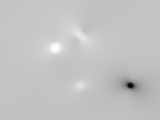
#> input picture paper/numerics/pad_u_x.tif, 160 x 120 px
$ jupyter execute --allow-errors pads-tviso2.ipynb   (shell and % lines are left out)
#> lines starting #> are read from the running program, lines starting #| are printed output that depends on the picture; after the words box and inside, x2 and y2 are one past the last pixel; in counts of white or black regions, pixels touching at a corner belong together
### tractionforce/problem.py
import numpy as np
import cvxpy
from cvxpy import Variable, Minimize, sum_squares, norm, Problem, Parameter, mul_elemwise, sum_entries, Constant
from scipy import sparse
import sys

from .elasticity import *


def gen_matrices(x_in, y_in, x_out, y_out, dx, dy, loworder = False):
    x_center = np.mean(x_in)
    y_center = np.mean(y_in)
    n_in = len(x_in)
    n_out = len(x_out)

    print("Size of the problem is " + str(n_in + n_out))

    deltax_in_in = x_in[..., np.newaxis] - x_in[np.newaxis, ...]  # should be x-x'
    deltax_out_in = x_out[..., np.newaxis] - x_in[np.newaxis, ...]  # should be x-x'
    deltay_in_in = y_in[..., np.newaxis] - y_in[np.newaxis, ...]  # y - y'
    deltay_out_in = y_out[..., np.newaxis] - y_in[np.newaxis, ...]  # y - y'

    l2_in_plus_in_plus = (np.array([deltax_in_in * dx - dx / 2.0, deltay_in_in * dy - dy / 2.0]) ** 2).sum(
        axis=0) ** 0.5
    l2_in_plus_in_minus = (np.array([deltax_in_in * dx - dx / 2.0, deltay_in_in * dy + dy / 2.0]) ** 2).sum(
        axis=0) ** 0.5
    l2_in_minus_in_plus = (np.array([deltax_in_in * dx + dx / 2.0, deltay_in_in * dy - dy / 2.0]) ** 2).sum(
        axis=0) ** 0.5
    l2_in_minus_in_minus = (np.array([deltax_in_in * dx + dx / 2.0, deltay_in_in * dy + dy / 2.0]) ** 2).sum(
        axis=0) ** 0.5

    l2_out_plus_in_plus = (np.array([deltax_out_in * dx - dx / 2.0, deltay_out_in * dy - dy / 2.0]) ** 2).sum(
        axis=0) ** 0.5
    l2_out_plus_in_minus = (np.array([deltax_out_in * dx - dx / 2.0, deltay_out_in * dy + dy / 2.0]) ** 2).sum(
        axis=0) ** 0.5
    l2_out_minus_in_plus = (np.array([deltax_out_in * dx + dx / 2.0, deltay_out_in * dy - dy / 2.0]) ** 2).sum(
        axis=0) ** 0.5
    l2_out_minus_in_minus = (np.array([deltax_out_in * dx + dx / 2.0, deltay_out_in * dy + dy / 2.0]) ** 2).sum(
        axis=0) ** 0.5

    x_adjacency = sparse.csr_matrix(
        (deltax_in_in == -1) * (deltay_in_in == 0) * -1 + (deltax_in_in == 1) * (deltay_in_in == 0) * 1)
    y_adjacency = sparse.csr_matrix(
        (deltay_in_in == -1) * (deltax_in_in == 0) * -1 + (deltay_in_in == 1) * (deltax_in_in == 0) * 1)

    A_in_in_x = fxx(deltax_in_in * dx - dx / 2., deltay_in_in * dy - dy / 2.0, l2_in_plus_in_plus) - \
                fxx(deltax_in_in * dx - dx / 2., deltay_in_in * dy + dy / 2.0, l2_in_plus_in_minus) - \
                fxx(deltax_in_in * dx + dx / 2., deltay_in_in * dy - dy / 2.0, l2_in_minus_in_plus) + \
                fxx(deltax_in_in * dx + dx / 2., deltay_in_in * dy + dy / 2.0, l2_in_minus_in_minus)

    A_out_in_x = fxx(deltax_out_in * dx - dx / 2., deltay_out_in * dy - dy / 2.0, l2_out_plus_in_plus) - \
                 fxx(deltax_out_in * dx - dx / 2., deltay_out_in * dy + dy / 2.0, l2_out_plus_in_minus) - \
                 fxx(deltax_out_in * dx + dx / 2., deltay_out_in * dy - dy / 2.0, l2_out_minus_in_plus) + \
                 fxx(deltax_out_in * dx + dx / 2., deltay_out_in * dy + dy / 2.0, l2_out_minus_in_minus)

    D_in_in_x = fxy(deltax_in_in * dx - dx / 2., deltay_in_in * dy - dy / 2.0, l2_in_plus_in_plus) - \
                fxy(deltax_in_in * dx - dx / 2., deltay_in_in * dy + dy / 2.0, l2_in_plus_in_minus) - \
                fxy(deltax_in_in * dx + dx / 2., deltay_in_in * dy - dy / 2.0, l2_in_minus_in_plus) + \
                fxy(deltax_in_in * dx + dx / 2., deltay_in_in * dy + dy / 2.0, l2_in_minus_in_minus)

    D_out_in_x = fxy(deltax_out_in * dx - dx / 2., deltay_out_in * dy - dy / 2.0, l2_out_plus_in_plus) - \
                 fxy(deltax_out_in * dx - dx / 2., deltay_out_in * dy + dy / 2.0, l2_out_plus_in_minus) - \
                 fxy(deltax_out_in * dx + dx / 2., deltay_out_in * dy - dy / 2.0, l2_out_minus_in_plus) + \
                 fxy(deltax_out_in * dx + dx / 2., deltay_out_in * dy + dy / 2.0, l2_out_minus_in_minus)

    # u_y measurements

    A_in_in_y = fxx(deltay_in_in * dy - dy / 2.0, deltax_in_in * dx - dx / 2., l2_in_plus_in_plus) - \
                fxx(deltay_in_in * dy + dy / 2.0, deltax_in_in * dx - dx / 2., l2_in_plus_in_minus) - \
                fxx(deltay_in_in * dy - dy / 2.0, deltax_in_in * dx + dx / 2., l2_in_minus_in_plus) + \
                fxx(deltay_in_in * dy + dy / 2.0, deltax_in_in * dx + dx / 2., l2_in_minus_in_minus)

    A_out_in_y = fxx(deltay_out_in * dy - dy / 2.0, deltax_out_in * dx - dx / 2., l2_out_plus_in_plus) - \
                 fxx(deltay_out_in * dy + dy / 2.0, deltax_out_in * dx - dx / 2., l2_out_plus_in_minus) - \
                 fxx(deltay_out_in * dy - dy / 2.0, deltax_out_in * dx + dx / 2., l2_out_minus_in_plus) + \
                 fxx(deltay_out_in * dy + dy / 2.0, deltax_out_in * dx + dx / 2., l2_out_minus_in_minus)

    D_in_in_y = fxy(deltay_in_in * dy - dy / 2.0, deltax_in_in * dx - dx / 2., l2_in_plus_in_plus) - \
                fxy(deltay_in_in * dy + dy / 2.0, deltax_in_in * dx - dx / 2., l2_in_plus_in_minus) - \
                fxy(deltay_in_in * dy - dy / 2.0, deltax_in_in * dx + dx / 2., l2_in_minus_in_plus) + \
                fxy(deltay_in_in * dy + dy / 2.0, deltax_in_in * dx + dx / 2., l2_in_minus_in_minus)

    D_out_in_y = fxy(deltay_out_in * dy - dy / 2.0, deltax_out_in * dx - dx / 2., l2_out_plus_in_plus) - \
                 fxy(deltay_out_in * dy + dy / 2.0, deltax_out_in * dx - dx / 2., l2_out_plus_in_minus) - \
                 fxy(deltay_out_in * dy - dy / 2.0, deltax_out_in * dx + dx / 2., l2_out_minus_in_plus) + \
                 fxy(deltay_out_in * dy + dy / 2.0, deltax_out_in * dx + dx / 2., l2_out_minus_in_minus)

    if not loworder:

        B_in_in_x = x_in[..., np.newaxis] * A_in_in_x - fxxx(deltax_in_in - dx / 2., deltay_in_in - dy / 2.0,
                                                             l2_in_plus_in_plus) + \
                    fxxx(deltax_in_in - dx / 2., deltay_in_in + dy / 2.0, l2_in_plus_in_minus) + \
                    fxxx(deltax_in_in + dx / 2., deltay_in_in - dy / 2.0, l2_in_minus_in_plus) - \
                    fxxx(deltax_in_in + dx / 2., deltay_in_in + dy / 2.0, l2_in_minus_in_minus)

        B_out_in_x = x_out[..., np.newaxis] * A_out_in_x - fxxx(deltax_out_in - dx / 2., deltay_out_in - dy / 2.0,
                                                                l2_out_plus_in_plus) + \
                     fxxx(deltax_out_in - dx / 2., deltay_out_in + dy / 2.0, l2_out_plus_in_minus) + \
                     fxxx(deltax_out_in + dx / 2., deltay_out_in - dy / 2.0, l2_out_minus_in_plus) - \
                     fxxx(deltax_out_in + dx / 2., deltay_out_in + dy / 2.0, l2_out_minus_in_minus)

        C_in_in_x = y_in[..., np.newaxis] * A_in_in_x - fxxy(deltax_in_in - dx / 2., deltay_in_in - dy / 2.0,
                                                             l2_in_plus_in_plus) + \
                    fxxy(deltax_in_in - dx / 2., deltay_in_in + dy / 2.0, l2_in_plus_in_minus) + \
                    fxxy(deltax_in_in + dx / 2., deltay_in_in - dy / 2.0, l2_in_minus_in_plus) - \
                    fxxy(deltax_in_in + dx / 2., deltay_in_in + dy / 2.0, l2_in_minus_in_minus)

        C_out_in_x = y_out[..., np.newaxis] * A_out_in_x - fxxy(deltax_out_in - dx / 2., deltay_out_in - dy / 2.0,
                                                                l2_out_plus_in_plus) + \
                     fxxy(deltax_out_in - dx / 2., deltay_out_in + dy / 2.0, l2_out_plus_in_minus) + \
                     fxxy(deltax_out_in + dx / 2., deltay_out_in - dy / 2.0, l2_out_minus_in_plus) - \
                     fxxy(deltax_out_in + dx / 2., deltay_out_in + dy / 2.0, l2_out_minus_in_minus)

        E_in_in_x = x_in[..., np.newaxis] * D_in_in_x - fxyx(deltax_in_in - dx / 2., deltay_in_in - dy / 2.0,
                                                             l2_in_plus_in_plus) + \
                    fxyx(deltax_in_in - dx / 2., deltay_in_in + dy / 2.0, l2_in_plus_in_minus) + \
                    fxyx(deltax_in_in + dx / 2., deltay_in_in - dy / 2.0, l2_in_minus_in_plus) - \
                    fxyx(deltax_in_in + dx / 2., deltay_in_in + dy / 2.0, l2_in_minus_in_minus)

        E_out_in_x = x_out[..., np.newaxis] * D_out_in_x - fxyx(deltax_out_in - dx / 2., deltay_out_in - dy / 2.0,
                                                                l2_out_plus_in_plus) + \
                     fxyx(deltax_out_in - dx / 2., deltay_out_in + dy / 2.0, l2_out_plus_in_minus) + \
                     fxyx(deltax_out_in + dx / 2., deltay_out_in - dy / 2.0, l2_out_minus_in_plus) - \
                     fxyx(deltax_out_in + dx / 2., deltay_out_in + dy / 2.0, l2_out_minus_in_minus)

        F_in_in_x = y_in[..., np.newaxis] * D_in_in_x - fxyx(deltax_in_in - dx / 2., deltay_in_in - dy / 2.0,
                                                             l2_in_plus_in_plus) + \
                    fxyx(deltax_in_in - dx / 2., deltay_in_in + dy / 2.0, l2_in_plus_in_minus) + \
                    fxyx(deltax_in_in + dx / 2., deltay_in_in - dy / 2.0, l2_in_minus_in_plus) - \
                    fxyx(deltax_in_in + dx / 2., deltay_in_in + dy / 2.0, l2_in_minus_in_minus)

        F_out_in_x = y_out[..., np.newaxis] * D_out_in_x - fxyx(deltax_out_in - dx / 2., deltay_out_in - dy / 2.0,
                                                                l2_out_plus_in_plus) + \
                     fxyx(deltax_out_in - dx / 2., deltay_out_in + dy / 2.0, l2_out_plus_in_minus) + \
                     fxyx(deltax_out_in + dx / 2., deltay_out_in - dy / 2.0, l2_out_minus_in_plus) - \
                     fxyx(deltax_out_in + dx / 2., deltay_out_in + dy / 2.0, l2_out_minus_in_minus)


        B_in_in_y = y_in[..., np.newaxis] * A_in_in_y - fxxx(deltay_in_in - dy / 2.0, deltax_in_in - dx / 2.,
                                                             l2_in_plus_in_plus) + \
                    fxxx(deltay_in_in + dy / 2.0, deltax_in_in - dx / 2., l2_in_plus_in_minus) + \
                    fxxx(deltay_in_in - dy / 2.0, deltax_in_in + dx / 2., l2_in_minus_in_plus) - \
                    fxxx(deltay_in_in + dy / 2.0, deltax_in_in + dx / 2., l2_in_minus_in_minus)

        B_out_in_y = y_out[..., np.newaxis] * A_out_in_y - fxxx(deltay_out_in - dy / 2.0, deltax_out_in - dx / 2.,
                                                                l2_out_plus_in_plus) + \
                     fxxx(deltay_out_in + dy / 2.0, deltax_out_in - dx / 2., l2_out_plus_in_minus) + \
                     fxxx(deltay_out_in - dy / 2.0, deltax_out_in + dx / 2., l2_out_minus_in_plus) - \
                     fxxx(deltay_out_in + dy / 2.0, deltax_out_in + dx / 2., l2_out_minus_in_minus)

        C_in_in_y = x_in[..., np.newaxis] * A_in_in_y - fxxy(deltay_in_in - dy / 2.0, deltax_in_in - dx / 2.,
                                                             l2_in_plus_in_plus) + \
                    fxxy(deltay_in_in + dy / 2.0, deltax_in_in - dx / 2., l2_in_plus_in_minus) + \
                    fxxy(deltay_in_in - dy / 2.0, deltax_in_in + dx / 2., l2_in_minus_in_plus) - \
                    fxxy(deltay_in_in + dy / 2.0, deltax_in_in + dx / 2., l2_in_minus_in_minus)

        C_out_in_y = x_out[..., np.newaxis] * A_out_in_y - fxxy(deltay_out_in - dy / 2.0, deltax_out_in - dx / 2.,
                                                                l2_out_plus_in_plus) + \
                     fxxy(deltay_out_in + dy / 2.0, deltax_out_in - dx / 2., l2_out_plus_in_minus) + \
                     fxxy(deltay_out_in - dy / 2.0, deltax_out_in + dx / 2., l2_out_minus_in_plus) - \
                     fxxy(deltay_out_in + dy / 2.0, deltax_out_in + dx / 2., l2_out_minus_in_minus)

        E_in_in_y = y_in[..., np.newaxis] * D_in_in_y - fxyx(deltay_in_in - dy / 2.0, deltax_in_in - dx / 2.,
                                                             l2_in_plus_in_plus) + \
                    fxyx(deltay_in_in + dy / 2.0, deltax_in_in - dx / 2., l2_in_plus_in_minus) + \
                    fxyx(deltay_in_in - dy / 2.0, deltax_in_in + dx / 2., l2_in_minus_in_plus) - \
                    fxyx(deltay_in_in + dy / 2.0, deltax_in_in + dx / 2., l2_in_minus_in_minus)

        E_out_in_y = y_out[..., np.newaxis] * D_out_in_y - fxyx(deltay_out_in - dy / 2.0, deltax_out_in - dx / 2.,
                                                                l2_out_plus_in_plus) + \
                     fxyx(deltay_out_in + dy / 2.0, deltax_out_in - dx / 2., l2_out_plus_in_minus) + \
                     fxyx(deltay_out_in - dy / 2.0, deltax_out_in + dx / 2., l2_out_minus_in_plus) - \
                     fxyx(deltay_out_in + dy / 2.0, deltax_out_in + dx / 2., l2_out_minus_in_minus)

        F_in_in_y = x_in[..., np.newaxis] * D_in_in_y - fxyx(deltay_in_in - dy / 2.0, deltax_in_in - dx / 2.,
                                                             l2_in_plus_in_plus) + \
                    fxyx(deltay_in_in + dy / 2.0, deltax_in_in - dx / 2., l2_in_plus_in_minus) + \
                    fxyx(deltay_in_in - dy / 2.0, deltax_in_in + dx / 2., l2_in_minus_in_plus) - \
                    fxyx(deltay_in_in + dy / 2.0, deltax_in_in + dx / 2., l2_in_minus_in_minus)

        F_out_in_y = x_out[..., np.newaxis] * D_out_in_y - fxyx(deltay_out_in - dy / 2.0, deltax_out_in - dx / 2.,
                                                                l2_out_plus_in_plus) + \
                     fxyx(deltay_out_in + dy / 2.0, deltax_out_in - dx / 2., l2_out_plus_in_minus) + \
                     fxyx(deltay_out_in - dy / 2.0, deltax_out_in + dx / 2., l2_out_minus_in_plus) - \
                     fxyx(deltay_out_in + dy / 2.0, deltax_out_in + dx / 2., l2_out_minus_in_minus)

        G_in_in_xx = A_in_in_x + B_in_in_x + C_in_in_x
        G_in_in_xy = D_in_in_x + E_in_in_x + F_in_in_x
        G_out_in_xx = (A_out_in_x + B_out_in_x + C_out_in_x)
        G_out_in_xy = (D_out_in_x + E_out_in_x + F_out_in_x)

        G_in_in_yy = A_in_in_y + B_in_in_y + C_in_in_y
        G_in_in_yx = D_in_in_y + E_in_in_y + F_in_in_y
        G_out_in_yy = (A_out_in_y + B_out_in_y + C_out_in_y)
        G_out_in_yx = (D_out_in_y + E_out_in_y + F_out_in_y)

    else:
        G_in_in_xx = A_in_in_x
        G_in_in_xy = D_in_in_x
        G_out_in_xx = A_out_in_x
        G_out_in_xy = D_out_in_x

        G_in_in_yy = A_in_in_y
        G_in_in_yx = D_in_in_y
        G_out_in_yy = A_out_in_y
        G_out_in_yx = D_out_in_y

    Dx = sparse.csr_matrix(
        (deltax_in_in == 0) * (deltay_in_in == 0) * -1 + (deltax_in_in == 1) * (deltay_in_in == 0) * 1)
    rowsums = np.squeeze(np.asarray((Dx.sum(axis=1) != 0)))
    Dx[rowsums, :] = 0
    Dx.eliminate_zeros()
    Dx = Constant(Dx)

    Dy = sparse.csr_matrix(
        (deltay_in_in == 0) * (deltax_in_in == 0) * -1 + (deltay_in_in == 1) * (deltax_in_in == 0) * 1)
    rowsums = np.squeeze(np.asarray((Dy.sum(axis=1) != 0)))
    Dy[rowsums, :] = 0
    Dy.eliminate_zeros()
    Dy = Constant(Dy)

    return G_in_in_xx, G_in_in_xy, G_out_in_xx, G_out_in_xy, G_in_in_yy, G_in_in_yx, G_out_in_yy, G_out_in_yx, Dx, Dy

### tractionforce/elasticity.py
import numpy as np

nu = 0.5
E = 1

def fxx(x,y,l2):
    """

    :param x:
    :param y:
    :param l2:  || x - y || L2 distance so we don't need to recompute
    :return:
    """
    return (nu+1)/np.pi/E*( x*(1-nu)*np.log(l2+y)+y*np.log(l2+x)-y )

def fxxx(x,y,l2):
    return (nu+1)/(2*np.pi*E)*((nu+1)*y*l2 - (nu-1)*x**2*np.log(l2 + y))

def fxxy(x,y,l2):
    return (nu+1.0)/(2*np.pi*E)*( y**2*np.log(l2+x) - l2*( (2*nu-1)*x + 0.5*l2))

def fxy(x,y,l2):
    return -nu*(nu+1)/(np.pi*E)*l2

def fxyx(x,y,l2):
    return nu*(nu+1)/(2*np.pi*E)*(y**2*np.log(l2+x)-0.5*l2*(l2+2*x) )

### paper/numerics/pads-tviso2.ipynb
[cell 1]
%pylab inline

import cvxpy
from cvxpy import Variable, Minimize, sum_squares, norm, Problem, Parameter, mul_elemwise, sum_entries, Constant
from scipy import sparse
import sys, argparse
from scipy import ndimage
import matplotlib.pyplot as plt
from matplotlib.backends.backend_pdf import PdfPages
import sys

sys.path.append('../../')
from tractionforce.elasticity import *
import gc
from tractionforce.norms import *
from tractionforce.problem import *
from joblib import Parallel, delayed
import multiprocessing

from PIL import Image

[cell 2]
pad_x_im = Image.open("pad_u_x.tif")
#> pad_x_im is the input picture: PIL image 160x120 F; min -0.0033, max 0.00103, mean 8.89e-06
pad_x =  np.array(pad_x_im)

pad_y_im = Image.open("pad_u_y.tif")
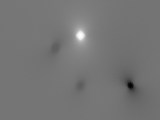
#> input picture paper/numerics/pad_u_y.tif, 160 x 120 px
#> pad_y_im is the input picture: PIL image 160x120 F; min -0.00249, max 0.00291, mean 4.54e-06
pad_y =  np.array(pad_y_im)

annulus_x_im = Image.open("annulus_u_x.tif")
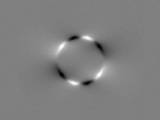
#> input picture paper/numerics/annulus_u_x.tif, 160 x 120 px
#> annulus_x_im is the input picture: PIL image 160x120 F; min -0.00107, max 0.00106, mean 7.7e-08
annulus_x =  np.array(annulus_x_im)

annulus_y_im = Image.open("annulus_u_y.tif")
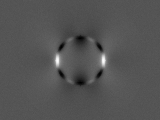
#> input picture paper/numerics/annulus_u_y.tif, 160 x 120 px
#> annulus_y_im is the input picture: PIL image 160x120 F; min -0.000565, max 0.00113, mean 6.07e-07
annulus_y = np.array(annulus_y_im)

pad_im = Image.open('pads/padmask.tif')
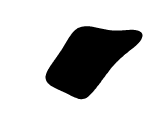
#> input picture paper/numerics/pads/padmask.tif, 160 x 120 px
#> pad_im is the input picture: PIL image 160x120 L; min 0, max 255, mean 201.1
pad_imarray = np.array(pad_im)

annulus_im = Image.open('annulus/annulusmask.tif')
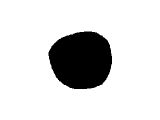
#> input picture paper/numerics/annulus/annulusmask.tif, 160 x 120 px
#> annulus_im is the input picture: PIL image 160x120 L; min 0, max 255, mean 216.3
annulus_imarray = np.array(annulus_im)

annulus_mask = annulus_imarray == 0
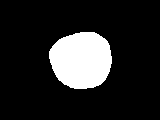
#> annulus_mask: shape (120, 160) bool; 14.9% white; 1 white region, box (x1, y1, x2, y2) and area: (49, 32, 112, 89) 2861
annulus_distance = -ndimage.distance_transform_edt(annulus_mask) + ndimage.distance_transform_edt(1 - annulus_mask)
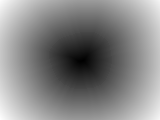
#> annulus_distance: shape (120, 160) float64; min -28.16, max 70.46, mean 23.6; drawn with min black and max white
annulus_distance = annulus_distance.flatten()
#> annulus_distance = 19200 values, max 70.46 at index 19040, min -28.16 at index 9683, mean 23.57

pad_mask = pad_imarray == 0
#> pad_mask: shape (120, 160) bool; 20.5% white; 1 white region, box (x1, y1, x2, y2) and area: (46, 27, 142, 99) 3930
pad_distance = -ndimage.distance_transform_edt(pad_mask) + ndimage.distance_transform_edt(1 - pad_mask)
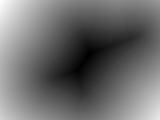
#> pad_distance: shape (120, 160) float64; min -25.5, max 78.39, mean 18.8; drawn with min black and max white
pad_distance = pad_distance.flatten()
#> pad_distance = 19200 values, max 78.39 at index 0, min -25.5 at index 8569, mean 18.77

N = 160
M = 120

[cell 3]
spacing = 2
_CUTOFF  = 10


x_obs_positions = np.arange(0,N,spacing)
y_obs_positions = np.arange(0,M,spacing)

dx = abs(x_obs_positions[1]-x_obs_positions[0])
dy = abs(y_obs_positions[1]-y_obs_positions[0])

coords = [[ [x,y] for x in x_obs_positions] for y in y_obs_positions]
coords = np.array([item for sublist in coords for item in sublist])

# generate the conditions

distancefun = np.array([pad_distance.reshape((M,N))[a[1],a[0]] for a in coords]) # stupid but works
#> distancefun = 4800 values, max 78.39 at index 0, min -25.32 at index 2125, mean 18.83


condition_inside = distancefun<=0
condition_outside = (distancefun>0) * (distancefun<=_CUTOFF)

# obtain the observations

obs_x_in_pad = np.array([pad_x[a[1],a[0]] for a,cond in zip(coords,condition_inside)if cond] )
#> obs_x_in_pad = 981 values, max 0.000576 at index 34, min -7.94e-05 at index 725, mean 7.67e-05
obs_x_out_pad = np.array([pad_x[a[1],a[0]] for a,cond in zip(coords,condition_outside)if cond] )
#> obs_x_out_pad = 716 values, max 0.00103 at index 303, min -0.000289 at index 493, mean 5.32e-05

obs_y_in_pad = np.array([pad_y[a[1],a[0]] for a,cond in zip(coords,condition_inside)if cond] )
#> obs_y_in_pad = 981 values, max 0.0029 at index 71, min -0.00052 at index 905, mean 0.000118
obs_y_out_pad = np.array([pad_y[a[1],a[0]] for a,cond in zip(coords,condition_outside)if cond] )
#> obs_y_out_pad = 716 values, max 0.000837 at index 160, min -0.000472 at index 303, mean -1.42e-06

x_out = np.array(coords[condition_outside,0]/dx,dtype=int)
#> x_out = 716 values, max 75 at index 208, min 18 at index 471, mean 45.79
y_out = np.array(coords[condition_outside,1]/dy,dtype=int)
#> y_out = 716 values from 9 to 54

x_in = np.array(coords[condition_inside,0]/dx,dtype=int)
#> x_in = 981 values, max 70 at index 66, min 23 at index 727, mean 44.3
y_in = np.array(coords[condition_inside,1]/dy,dtype=int)
#> y_in = 981 values from 14 to 49


#> (the rest of this cell did not finish here and is left out)

#> in gen_matrices, `x_center = np.mean(x_in)`: x_center = 44.3
#> in gen_matrices, `y_center = np.mean(y_in)`: y_center = 29.34
#> in gen_matrices, `n_in = len(x_in)`: n_in = 981
#> in gen_matrices, `n_out = len(x_out)`: n_out = 716
#| Size of the problem is 1697
#> in gen_matrices, `D_in_in_x = fxy(deltax_in_in * dx - dx / 2., deltay_in_in * dy - dy / ..`:
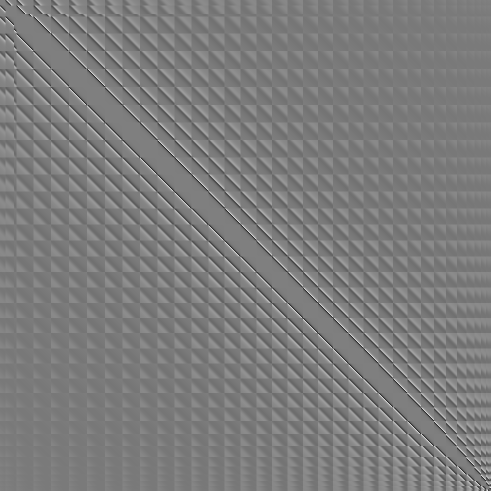
#> D_in_in_x: shape (981, 981) float64 (shown at 1/2 size); min -0.319, max 0.319, mean -0.00602; drawn with min black and max white
#> in fxx (call 13), `return (nu+1)/np.pi/E*( x*(1-nu)*np.log(l2+y)+y*np.log(l2+x)-y )`:
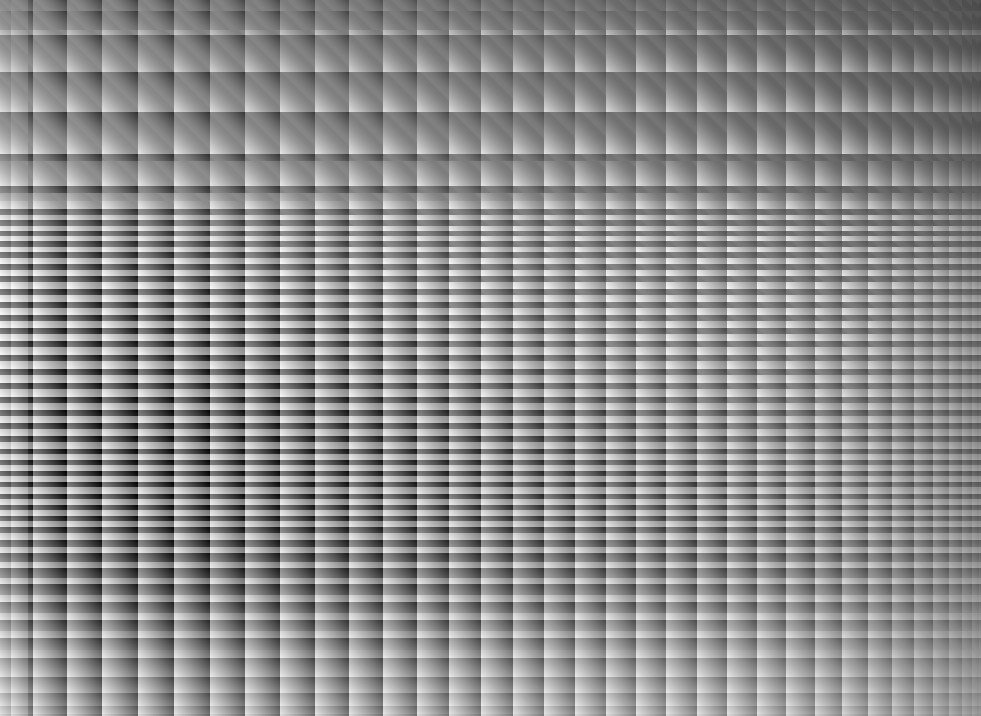
#> returned value: shape (716, 981) float64; min -428.1, max 322.7, mean -10.6; drawn with min black and max white
